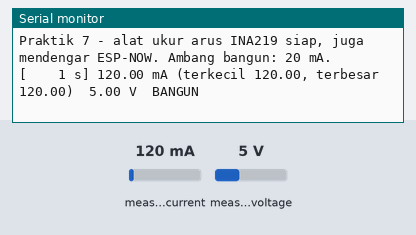
A sketch run on a simulated ESP32. On the bench: the last lines printed to the serial monitor. Inputs (shaded band) come from the test bench; at power-on: measured current 120 mA, measured voltage 5 V. WiFi joins after 1.5 s; servers stay silent unless stated.

Above: at 1.7 s.
1.8 s: measured current set to 40 mA
At 3.8 s:
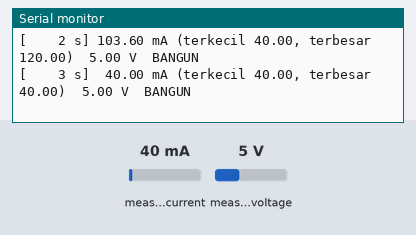
4.8 s: measured voltage set to 0.3 V
At 5.8 s:
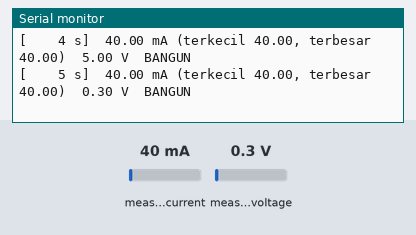
6.3 s: measured current set to 500 mA
At 7.4 s:
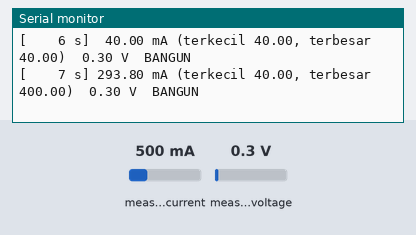
7.8 s: measured current set to 40 mA
At 10.6 s:
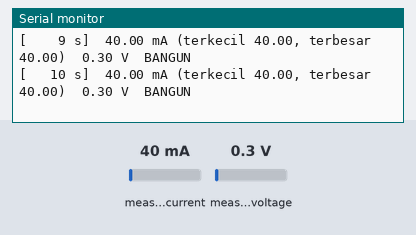
10.8 s: measured current set to 1000 mA
At 11.7 s:
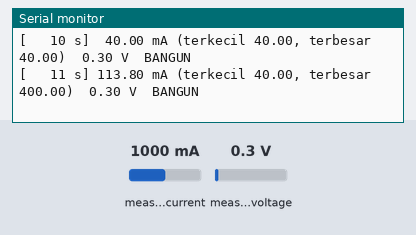
Timing chart, 0 to 13.8 s (numbered marks = the images above; inputs shaded):
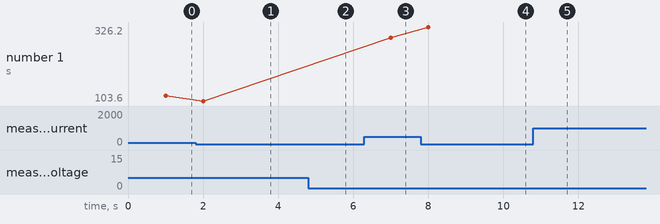

The sketch:

modul14_ukur_arus.ino
```cpp
// Modul 14 - Praktik 7: papan Node 1 menjadi alat ukur arus Node 2 (lanjutan modul09_ukur_arus dari Modul 9),
// sekaligus MENDENGAR ESP-NOW dari Node 2. Tanpa pendengar, kiriman Node 2 tidak mendapat ACK, Node 2 mencoba lagi dan
// mencari channel, sehingga yang terukur justru bangun terburuk, bukan bangun yang biasa.
// Papan Node 1 (dari USB laptop) membaca modul INA219 di bus I2C-nya, alamat 0x40:
//   VCC ke rel bawah (+) 3,3 V, GND ke rel bawah (-), SCL ke jalur 19, SDA ke jalur 20 (seperti Modul 9, Praktik 6).
//   Kaki VIN+ dan VIN- INA219 disisipkan di kabel 5 V dari MT3608 ke pin VIN Node 2.
// WiFi.begin() tanpa isi memakai WiFi rumah yang tersimpan di papan ini sejak portal Modul 10, jadi radionya berada di
// channel router, sama dengan channel yang dipakai Node 2. Sesudah mengukur, unggah lagi Node 1 v1.3.0.
// Library: Adafruit INA219 1.2.3 (ikut terpasang: Adafruit BusIO 1.17.4). WiFi dan ESP-NOW ikut paket esp32.

#include <Wire.h>
#include <Adafruit_INA219.h>
#include <WiFi.h>
#include <esp_now.h>  // Modul 14: papan ini juga "mendengar" Node 2 supaya kirimannya mendapat ACK

const unsigned long JEDA_SAMPEL = 5;    // ms: satu bacaan arus setiap 5 ms (200 kali per detik)
const unsigned long JEDA_LAPOR = 1000;  // ms: satu baris laporan setiap 1 detik
const float AMBANG_BANGUN = 20.0;       // mA: di atas ini, papan kedua dianggap sedang bangun
const int SAMPEL_PASTI_BANGUN = 3;      // 3 bacaan berturut-turut di atas ambang = benar-benar bangun
const int SAMPEL_PASTI_TIDUR = 20;      // 20 bacaan berturut-turut (100 ms) di bawah ambang = benar-benar tidur

Adafruit_INA219 ina219;  // alamat bawaan 0x40
bool ina219Ada = false;
volatile uint32_t paketNode2 = 0;  // Modul 14: paket ESP-NOW yang diterima selama mengukur

// Dipanggil petugas WiFi setiap kali paket ESP-NOW tiba: cukup menghitung, tanpa Serial.
void saatTerimaEspNow(const esp_now_recv_info_t* info, const uint8_t* data, int panjang) {
  paketNode2 = paketNode2 + 1;  // bukan ++: C++20 memperingatkan ++ pada volatile
}

unsigned long waktuSampelTerakhir = 0;
unsigned long waktuLaporTerakhir = 0;

// Statistik untuk laporan setiap detik
float jumlahArusDetik = 0;
int banyakSampelDetik = 0;
float arusTerkecil = 0;
float arusTerbesar = 0;
float teganganTerakhir = 0;

// Siklus bangun-tidur papan kedua
bool sedangBangun = false;
int beruntunAtas = 0;     // berapa bacaan berturut-turut di atas ambang
int beruntunBawah = 0;    // berapa bacaan berturut-turut di bawah ambang
float jumlahArusBangun = 0;
unsigned long sampelBangun = 0;
float jumlahArusTidur = 0;
unsigned long sampelTidur = 0;

void cetakRingkasanSiklus() {
  float detikBangun = sampelBangun * JEDA_SAMPEL / 1000.0;
  float detikTidur = sampelTidur * JEDA_SAMPEL / 1000.0;
  float rataBangun = jumlahArusBangun / sampelBangun;
  float rataTidur = jumlahArusTidur / sampelTidur;
  float rataSiklus = (jumlahArusBangun + jumlahArusTidur) / (sampelBangun + sampelTidur);
  Serial.printf("SIKLUS: bangun %.2f detik, rata-rata %.1f mA | tidur %.2f detik, rata-rata %.2f mA | rata-rata siklus %.2f mA\n",
                detikBangun, rataBangun, detikTidur, rataTidur, rataSiklus);
  Serial.printf("        muatan bangun %.0f mA.detik | paket Node 2 diterima sejauh ini: %lu\n", detikBangun * rataBangun,
                (unsigned long)paketNode2);
}

void ambilSampel() {
  float arus = ina219.getCurrent_mA();
  teganganTerakhir = ina219.getBusVoltage_V();

  if (banyakSampelDetik == 0 || arus < arusTerkecil) {
    arusTerkecil = arus;
  }
  if (banyakSampelDetik == 0 || arus > arusTerbesar) {
    arusTerbesar = arus;
  }
  jumlahArusDetik += arus;
  banyakSampelDetik++;

  // Bangun atau tidur? Butuh beberapa bacaan berturut-turut supaya derau sesaat tidak terhitung.
  if (arus > AMBANG_BANGUN) {
    beruntunAtas++;
    beruntunBawah = 0;
  } else {
    beruntunBawah++;
    beruntunAtas = 0;
  }
  if (!sedangBangun && beruntunAtas >= SAMPEL_PASTI_BANGUN) {
    if (sampelBangun > 0 && sampelTidur > 0) {  // satu siklus lengkap sudah terekam
      cetakRingkasanSiklus();
    }
    sedangBangun = true;
    jumlahArusBangun = 0;
    sampelBangun = 0;
    jumlahArusTidur = 0;
    sampelTidur = 0;
  }
  if (sedangBangun && beruntunBawah >= SAMPEL_PASTI_TIDUR) {
    sedangBangun = false;
  }

  if (sedangBangun) {
    jumlahArusBangun += arus;
    sampelBangun++;
  } else {
    jumlahArusTidur += arus;
    sampelTidur++;
  }
}

void lapor(unsigned long sekarang) {
  if (banyakSampelDetik == 0) {
    return;
  }
  Serial.printf("[%5lu s] %6.2f mA (terkecil %.2f, terbesar %.2f)  %.2f V  %s\n", sekarang / 1000,
                jumlahArusDetik / banyakSampelDetik, arusTerkecil, arusTerbesar, teganganTerakhir,
                sedangBangun ? "BANGUN" : "tidur");
  jumlahArusDetik = 0;
  banyakSampelDetik = 0;
}

void setup() {
  Serial.begin(115200);
  delay(500);
  Wire.begin();  // SDA = D21, SCL = D22, seperti layar OLED Node 1
  WiFi.setSleep(false);
  WiFi.mode(WIFI_STA);
  WiFi.begin();  // WiFi rumah yang tersimpan sejak portal Modul 10: radio pindah ke channel router, sama dengan Node 2
  if (esp_now_init() == ESP_OK) {
    esp_now_register_recv_cb(saatTerimaEspNow);
  }
  ina219Ada = ina219.begin();
  if (ina219Ada) {
    ina219.setCalibration_16V_400mA();  // rentang sampai 400 mA, bacaan lebih halus untuk arus kecil
    Serial.println("Praktik 7 - alat ukur arus INA219 siap, juga mendengar ESP-NOW. Ambang bangun: 20 mA.");
  }
}

void loop() {
  unsigned long sekarang = millis();

  if (!ina219Ada) {
    if (sekarang - waktuLaporTerakhir >= 2000) {
      waktuLaporTerakhir = sekarang;
      Serial.println("INA219 tidak menjawab di alamat 0x40. Periksa kabel VCC, GND, SCL, dan SDA, lalu tekan EN.");
    }
    return;
  }

  if (sekarang - waktuSampelTerakhir >= JEDA_SAMPEL) {
    waktuSampelTerakhir = sekarang;
    ambilSampel();
  }
  if (sekarang - waktuLaporTerakhir >= JEDA_LAPOR) {
    waktuLaporTerakhir = sekarang;
    lapor(sekarang);
  }
}
```

Measured:
- after the input at 1.8 s, the serial monitor: prints a new line after 0.20 s (image 1)
- after the input at 4.8 s, the serial monitor: prints a new line after 0.20 s (image 2)
- after the input at 6.3 s, the serial monitor: prints a new line after 0.70 s (image 3)
- after the input at 7.8 s, the serial monitor: prints a new line after 0.20 s (image 4)
- after the input at 10.8 s, the serial monitor: prints a new line after 0.20 s (image 5)
- plotted number 1: 120 → 103.6 after the input at 1.8 s, 103.6 → 293.8 after the input at 6.3 s, 293.8 → 326.2 after the input at 7.8 s
